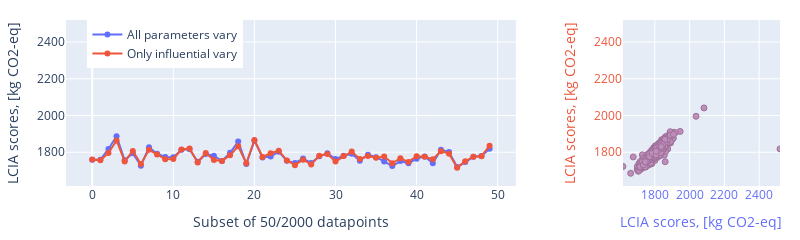

Write notebook code for a chart like this one.
### Code cell
diff = -1045.7396304829626+1709.0750836479817
fig = correlation_Y1_Y2(val.Y_all+diff,influential_Y+diff)

### Figure 1 — Plotly figure (JSON) as saved in the notebook; plotly's stock layout.template omitted (floating-point values rounded to 4 significant figures; data arrays with more than 128 entries replaced by an {"elided": "..."} marker saying what was removed)
{"data": [{"marker": {"color": "#636EFA"}, "mode": "lines+markers", "name": "All parameters vary", "type": "scatter", "x": [0, 1, 2, 3, 4, 5, 6, 7, 8, 9, 10, 11, 12, 13, 14, 15, 16, 17, 18, 19, 20, 21, 22, 23, 24, 25, 26, 27, 28, 29, 30, 31, 32, 33, 34, 35, 36, 37, 38, 39, 40, 41, 42, 43, 44, 45, 46, 47, 48, 49], "xaxis": "x", "y": [1759.0, 1759.0, 1818.0, 1887.0, 1756.0, 1795.0, 1727.0, 1827.0, 1792.0, 1774.0, 1772.0, 1813.0, 1817.0, 1748.0, 1790.0, 1781.0, 1752.0, 1797.0, 1858.0, 1735.0, 1864.0, 1771.0, 1777.0, 1803.0, 1753.0, 1742.0, 1765.0, 1742.0, 1778.0, 1794.0, 1763.0, 1781.0, 1792.0, 1754.0, 1787.0, 1774.0, 1750.0, 1725.0, 1752.0, 1740.0, 1765.0, 1777.0, 1740.0, 1814.0, 1801.0, 1719.0, 1746.0, 1775.0, 1780.0, 1819.0], "yaxis": "y"}, {"marker": {"color": "#EF553B"}, "mode": "lines+markers", "name": "Only influential vary", "type": "scatter", "x": [0, 1, 2, 3, 4, 5, 6, 7, 8, 9, 10, 11, 12, 13, 14, 15, 16, 17, 18, 19, 20, 21, 22, 23, 24, 25, 26, 27, 28, 29, 30, 31, 32, 33, 34, 35, 36, 37, 38, 39, 40, 41, 42, 43, 44, 45, 46, 47, 48, 49], "xaxis": "x", "y": [1761.0, 1756.0, 1796.0, 1864.0, 1750.0, 1807.0, 1736.0, 1814.0, 1788.0, 1762.0, 1764.0, 1815.0, 1821.0, 1745.0, 1796.0, 1757.0, 1753.0, 1784.0, 1832.0, 1740.0, 1867.0, 1774.0, 1794.0, 1809.0, 1756.0, 1730.0, 1759.0, 1734.0, 1781.0, 1790.0, 1750.0, 1779.0, 1804.0, 1764.0, 1779.0, 1770.0, 1777.0, 1741.0, 1767.0, 1747.0, 1778.0, 1776.0, 1762.0, 1806.0, 1793.0, 1716.0, 1751.0, 1776.0, 1778.0, 1836.0], "yaxis": "y"}, {"marker": {"color": "#A95C9A", "line": {"color": "#782e69", "width": 1}}, "mode": "markers", "name": "Scatter plot", "opacity": 0.65, "showlegend": false, "type": "scatter", "x": {"elided": "2000 float values"}, "xaxis": "x2", "y": {"elided": "2000 float values"}, "yaxis": "y2"}], "layout": {"height": 220, "legend": {"x": 0.03, "y": 1}, "margin": {"b": 20, "l": 20, "r": 20, "t": 20}, "width": 800, "xaxis": {"anchor": "y", "domain": [0, 0.63], "title": {"text": "Subset of 50/2000 datapoints"}}, "xaxis2": {"anchor": "y2", "color": "#636EFA", "domain": [0.78, 1], "range": [1616.0, 2520.0], "title": {"text": "LCIA scores, [kg CO2-eq]"}}, "yaxis": {"anchor": "x", "domain": [0, 1], "range": [1616.0, 2520.0], "title": {"text": "LCIA scores, [kg CO2-eq]"}}, "yaxis2": {"anchor": "x2", "color": "#EF553B", "domain": [0, 1], "range": [1616.0, 2520.0], "title": {"text": "LCIA scores, [kg CO2-eq]"}}}}
